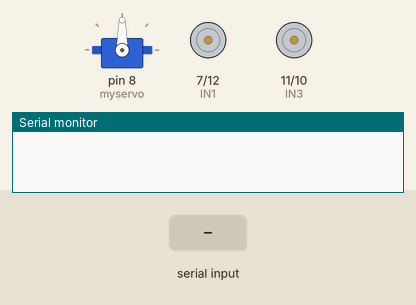
Simulated run of this sketch. Board: Arduino Uno, built with avr-gcc and run on an emulated ATmega328P. Parts: servo, motor-driver pin pairs drawn as motors (green arrow = first pin HIGH = forward, orange = second pin HIGH = backward, longer = more drive), the last lines printed to the serial monitor. The inputs (shaded band) are chosen by the test bench.

Above: at 1.2 s.
1.3 s: "F" received over the second serial link
At 2.3 s:
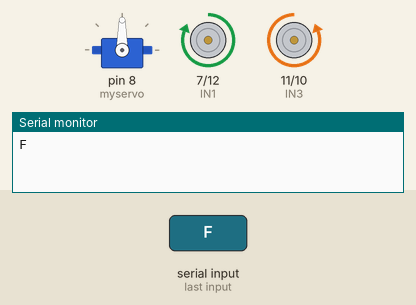
2.8 s: "B" received over the second serial link
At 4.0 s:
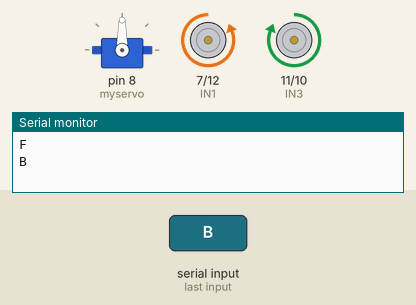
4.3 s: "L" received over the second serial link
At 4.8 s:
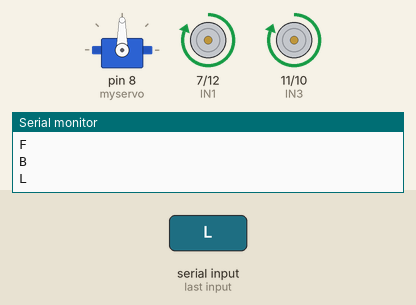
5.8 s: "R" received over the second serial link
At 6.8 s:
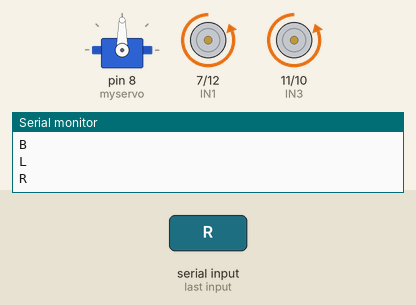
7.3 s: "5" received over the second serial link
At 8.5 s:
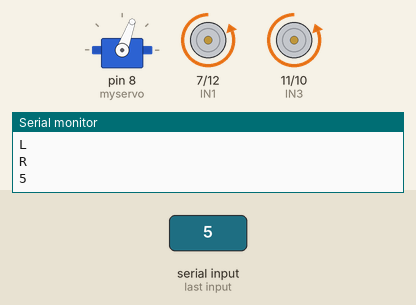
8.8 s: "S" received over the second serial link
At 9.3 s:
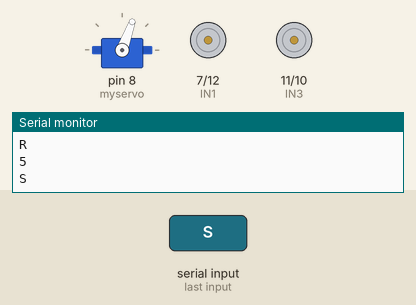
Timing chart, 0 to 11.3 s (numbered marks = the images above; inputs shaded):
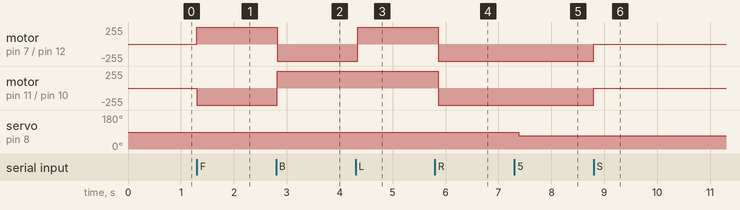

Measured:
- after the input at 1.3 s, motor on pin 7 (IN1) / pin 12 (IN2): stopped → forward 255/255 at once; motor on pin 11 (IN3) / pin 10 (IN4): stopped → backward 255/255 at once
- after the input at 2.8 s, motor on pin 7 (IN1) / pin 12 (IN2): forward 255/255 → backward 255/255 at once; motor on pin 11 (IN3) / pin 10 (IN4): backward 255/255 → forward 255/255 at once
- after the input at 4.3 s, motor on pin 7 (IN1) / pin 12 (IN2): backward 255/255 → forward 255/255 at once
- after the input at 5.8 s, motor on pin 7 (IN1) / pin 12 (IN2), motor on pin 11 (IN3) / pin 10 (IN4): forward 255/255 → backward 255/255 after 0.06 s
- after the input at 7.3 s, servo on pin 8 (myservo): 90° → 70° after 0.08 s
- after the input at 8.8 s, motor on pin 7 (IN1) / pin 12 (IN2), motor on pin 11 (IN3) / pin 10 (IN4): backward 255/255 → stopped at once

The sketch:

spybot_sensor_control.ino
```cpp
#include<SoftwareSerial.h>
#include <Servo.h>
Servo myservo;
#define IN1 7

#define IN2 12

#define IN3 11

#define IN4 10


//#define EN1 6

//#define EN2 5

SoftwareSerial bt(2, 3); // RX, TX

char data;

void setup() {

  Serial.begin(9600);
myservo.attach(8);
  pinMode(IN1, OUTPUT);

  pinMode(IN2, OUTPUT);

  pinMode(IN3, OUTPUT);

  pinMode(IN4, OUTPUT);

  //pinMode(EN1, OUTPUT);

  //pinMode(EN2, OUTPUT);

  digitalWrite(IN1, LOW);

  digitalWrite(IN2, LOW);

  digitalWrite(IN3, LOW);

  digitalWrite(IN4, LOW);

  //analogWrite(EN1,63);

  //analogWrite(EN2,63);

  bt.begin(9600);

}


void loop()

{

   while (bt.available())

   {

      { data = bt.read();

        Serial.println(data);}


      switch (data)

       {

          case 'F':

            //Serial.println("Forward");

            forward();

            break;


          case 'B':

           //Serial.println("Reverse");

            reverse();

            break;


          case 'L':

           //Serial.println("Left");

            left();

            break;

          case 'R':

            //Serial.println("Right");

            right();

            break;


          case '5':
           trip();
            break;

          case '0':
           mimic();
            break;

          case '9':
           track();
            break;


case 'S':

            //Serial.println("Stop");

            stoprobot();

            break;


          }

      }

       if (bt.available() < 0)

        {

         //Serial.println("No Bluetooth Data ");

        }

  delay(100);

}

void forward() {

  digitalWrite(IN1, HIGH);

  digitalWrite(IN2, LOW);

  digitalWrite(IN3, LOW);

  digitalWrite(IN4, HIGH);

  delay(20);

}

void reverse() {

  digitalWrite(IN1, LOW);

  digitalWrite(IN2, HIGH);

  digitalWrite(IN3, HIGH);

  digitalWrite(IN4, LOW);

  delay(20);

}

void left() {

  digitalWrite(IN1, HIGH);

  digitalWrite(IN2, LOW);

  digitalWrite(IN3, HIGH);

  digitalWrite(IN4, LOW);

  delay(20);

}

void right() {

  digitalWrite(IN1, LOW);

  digitalWrite(IN2, HIGH);

  digitalWrite(IN3, LOW);

  digitalWrite(IN4, HIGH);

  delay(20);

}

void stoprobot() {

  digitalWrite(IN1, LOW);

  digitalWrite(IN2, LOW);

  digitalWrite(IN3, LOW);

  digitalWrite(IN4, LOW);

  delay(20);

}
void trip() {

myservo.write(70);

  delay(20);

}

void track() {

myservo.write(0);

  delay(20);

}
void mimic() {

myservo.write(150);

  delay(20);

}
```
